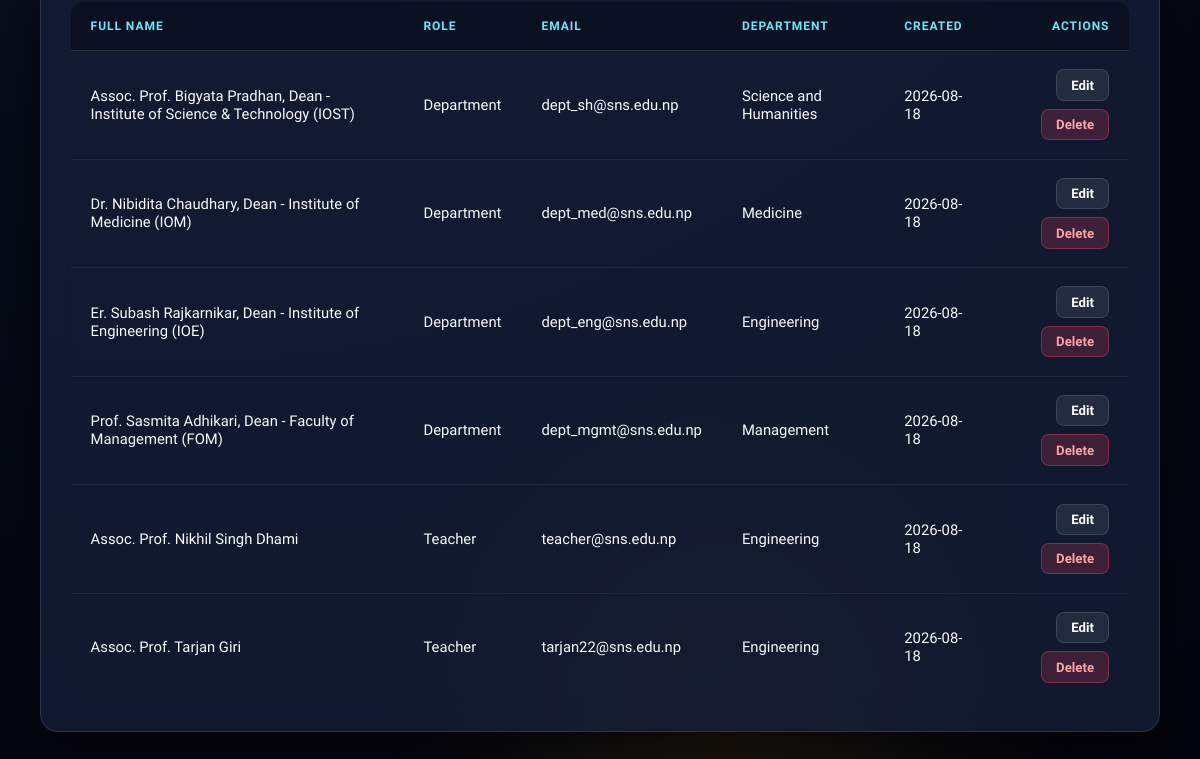
The page /admin/manage-users (signed in, lower part) on the database as committed earlier.
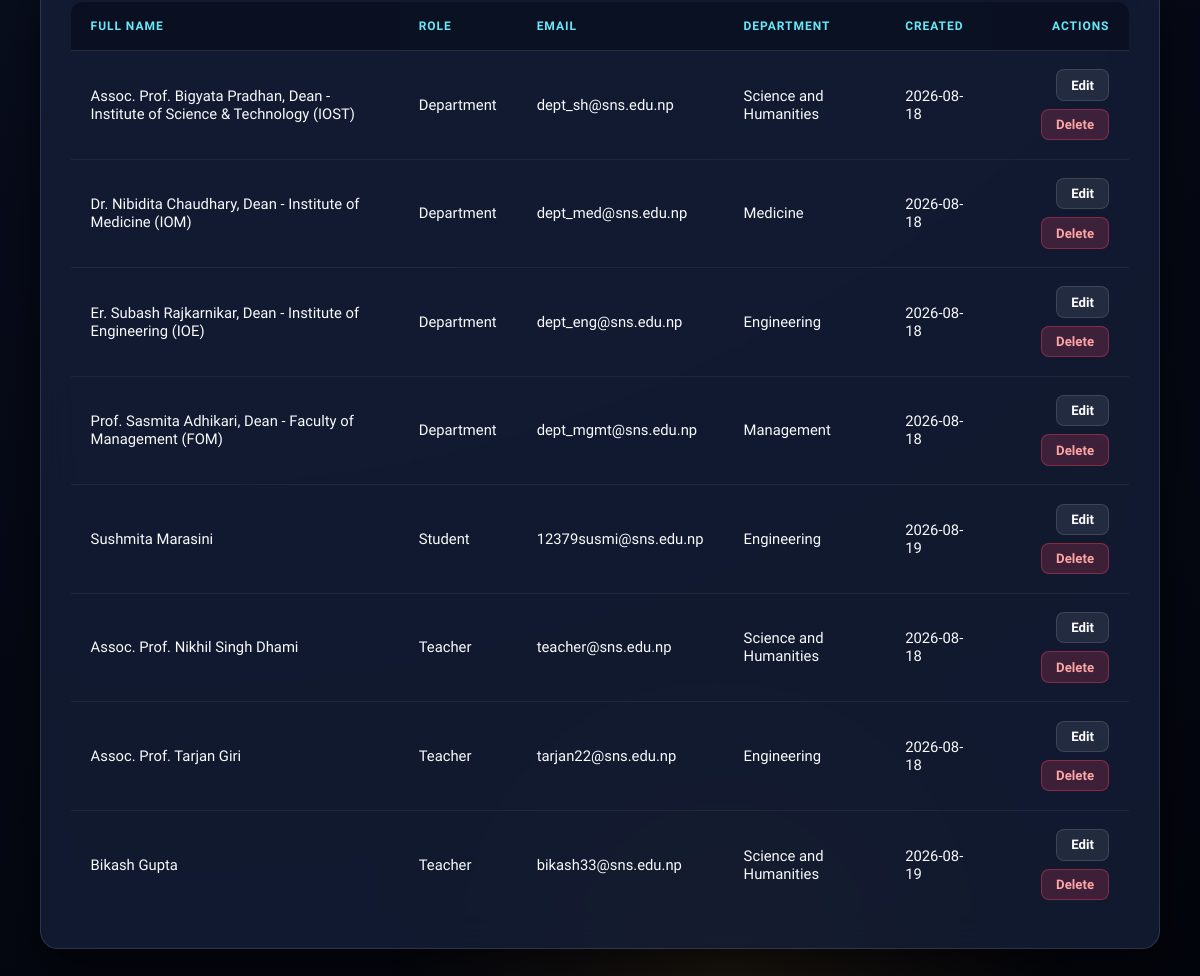
The same page on the database as committed later.
### models.py (models this page shows, shortened)
class User(db.Model):
    __tablename__ = 'users'
    id = db.Column(db.Integer, primary_key=True)
    username = db.Column(db.String(50), unique=True, nullable=False)
    email = db.Column(db.String(100), unique=True, nullable=False)
    full_name = db.Column(db.String(100), nullable=False)
    password_hash = db.Column(db.String(255), nullable=False)
    role = db.Column(db.String(20), default='Teacher')  # 'Admin', 'Teacher', 'Student'
    department = db.Column(db.String(80), default='General')
    created_at = db.Column(db.DateTime, default=datetime.utcnow)

### app.py (the view)
@app.route('/admin/manage-users')
@login_required
def admin_manage_users():
    if g.user.role != 'Admin':
        flash('Only administrators can manage user accounts.', 'warning')
        return redirect(url_for('dashboard'))
    users = User.query.filter(User.role != 'Admin').order_by(User.role, User.full_name).all()
    return render_template('admin_manage_users.html', users=users)

### app.py (called while the page is built)
@app.before_request
def load_logged_in_user():
    user_id = session.get('user_id')
    if user_id is None:
        g.user = None
    else:
        g.user = User.query.get(user_id)

@app.context_processor
def inject_user():
    return dict(current_user=getattr(g, 'user', None), can_manage_grade=user_can_manage_grade, csrf_token=generate_csrf)

def login_required(f):
    @wraps(f)
    def decorated_function(*args, **kwargs):
        if g.user is None:
            flash('Please log in to access this page.', 'warning')
            return redirect(url_for('login', next=request.url))
        return f(*args, **kwargs)
    return decorated_function

### templates/admin_manage_users.html (shortened to what this page needs)
{% extends 'base.html' %}
{% block content %}
<div class="card">
    <div class="table-responsive">
        <table class="data-table">
            <thead>
                <tr>
                    <th>Full Name</th>
                    <th>Role</th>
                    <th>Email</th>
                    <th>Department</th>
                    <th>Created</th>
                    <th style="text-align: right;">Actions</th>
                </tr>
            </thead>
            <tbody>
                {% for user in users %}
                <tr>
                    <td>{{ user.full_name }}</td>
                    <td>{{ user.role }}</td>
                    <td>{{ user.email }}</td>
                    <td>{{ user.department or 'General' }}</td>
                    <td>{{ user.created_at.strftime('%Y-%m-%d') if user.created_at else '–' }}</td>
                    <td style="text-align: right;">
                        <div style="display: flex; justify-content: flex-end; gap: 0.5rem; flex-wrap: wrap;">
                            <a href="{{ url_for('admin_edit_user', user_id=user.id) }}" class="btn btn-secondary btn-sm">Edit</a>
                            <form method="POST" action="{{ url_for('admin_delete_user', user_id=user.id) }}" style="display: inline;" onsubmit="return confirm('Delete this account?');">
                                <button type="submit" class="btn btn-danger btn-sm">Delete</button>
                            </form>
                        </div>
                    </td>
                </tr>
                {% else %}
                <tr>
                    <td colspan="6" style="text-align: center; color: var(--text-muted); padding: 2rem;">No additional user accounts have been registered yet.</td>
                </tr>
                {% endfor %}
            </tbody>
        </table>
    </div>
</div>
{% endblock %}

Rows that differ between the two databases and show on the page:
added User: full_name "Sushmita Marasini", role "Student", email "12379susmi@sns.edu.np", department "Engineering", created_at "2026-08-19"
changed User "Assoc. Prof. Nikhil Singh Dhami": department "Engineering" → "Science and Humanities"
added User: full_name "Bikash Gupta", role "Teacher", email "bikash33@sns.edu.np", department "Science and Humanities", created_at "2026-08-19"
